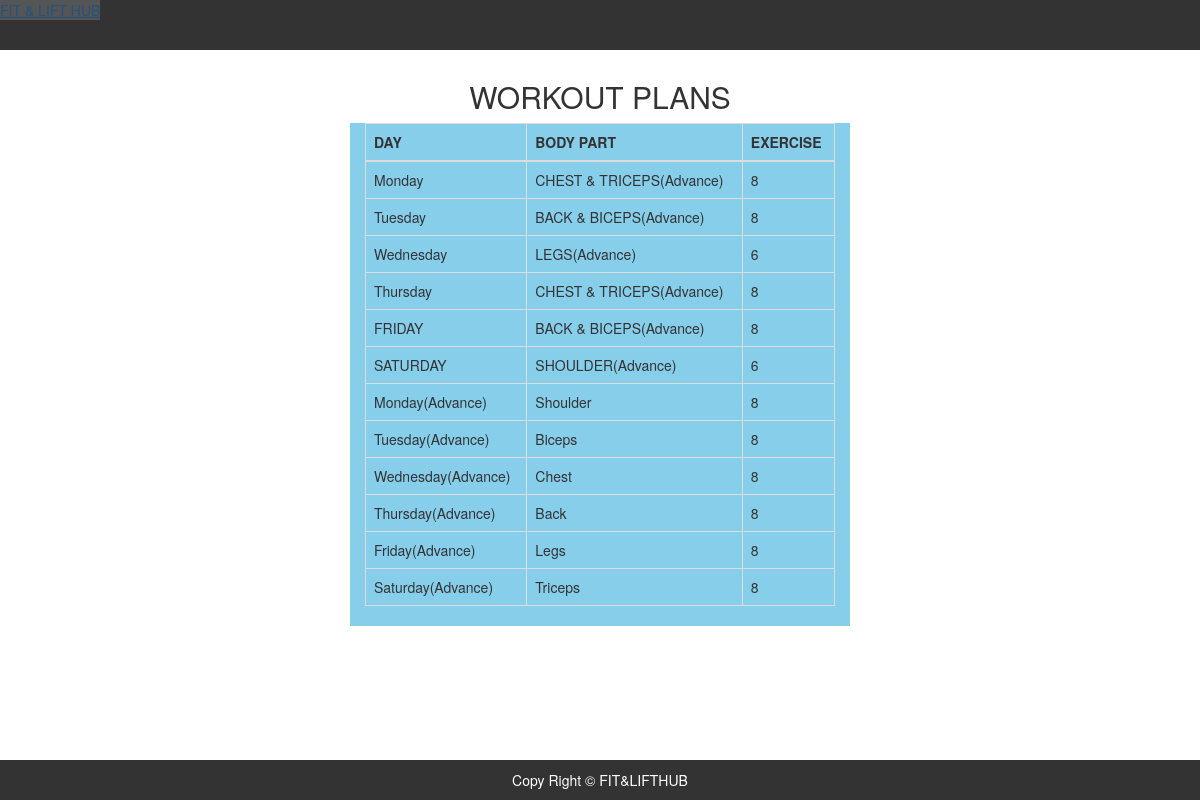
/display_workout.php, run on the app's committed database.
### tables this page shows
CREATE TABLE `workout_plan` (
  `WID` int(150) NOT NULL,
  `DAY` varchar(150) NOT NULL,
  `BODY_PART` varchar(150) NOT NULL,
  `EXERCISE` int(150) NOT NULL
);

### display_workout.php (the view, shortened to what this page needs)
<?php
include "database.php";
?>
<!DOCTYPE html>
<html>
<head>
  <link rel="stylesheet" href="https://maxcdn.bootstrapcdn.com/bootstrap/3.4.1/css/bootstrap.min.css">
</head>
<body>
  <nav>
        <a class="title" href="#">FIT & LIFT HUB</a>
    </nav>
  <h2>WORKOUT PLANS</h2>
  <div class="container my-5">
    <table class="table table-bordered">
      <thead>
        <tr>
          <th>DAY</th>
          <th>BODY PART</th>
          <th>EXERCISE</th>
        </tr>
      </thead>
      <tbody>
        <?php
        $sql = "SELECT * FROM workout_plan";
        $result = $db->query($sql);
        if($result->num_rows > 0){
          while($row = $result->fetch_assoc()){
            echo "<tr>";
            echo "<td>".$row["DAY"]."</td>";
            echo "<td>".$row["BODY_PART"]."</td>";
            echo "<td>".$row["EXERCISE"]."</td>";
            echo "</tr>";
          }
        }else{
          echo "<tr><td colspan='3'>No workout plan available</td></tr>";
        }
        ?>
      </tbody>
    </table>
  </div>
  <div class="footer">
    <footer><p>Copy Right &copy; FIT&LIFTHUB </p></footer>
  </div>
</body>
</html>

### display_workout.php (style rules this page uses)
.container { background-color: skyblue; max-width: 500px; margin: 0 auto; }
h2 { text-align: center; margin-top: 30px; }
.footer { position: fixed; bottom: 0; width: 100%; text-align: center; background-color: #333; color: #fff; padding: 10px 0; }
.footer p { margin: 0; }
nav { background-color: #333; height: 50px; }
nav a { color: white; text-decoration: none; display: inline-block; }

### data on the page
workout_plan: DAY "Monday", BODY_PART "CHEST & TRICEPS(Advance)", EXERCISE "8"
workout_plan: DAY "Tuesday", BODY_PART "BACK & BICEPS(Advance)", EXERCISE "8"
workout_plan: DAY "Wednesday", BODY_PART "LEGS(Advance)", EXERCISE "6"
workout_plan: DAY "Thursday", BODY_PART "CHEST & TRICEPS(Advance)", EXERCISE "8"
workout_plan: DAY "FRIDAY", BODY_PART "BACK & BICEPS(Advance)", EXERCISE "8"
workout_plan: DAY "SATURDAY", BODY_PART "SHOULDER(Advance)", EXERCISE "6"
workout_plan: DAY "Monday(Advance)", BODY_PART "Shoulder", EXERCISE "8"
workout_plan: DAY "Tuesday(Advance)", BODY_PART "Biceps", EXERCISE "8"
workout_plan: DAY "Wednesday(Advance)", BODY_PART "Chest", EXERCISE "8"
workout_plan: DAY "Thursday(Advance)", BODY_PART "Back", EXERCISE "8"
workout_plan: DAY "Friday(Advance)", BODY_PART "Legs", EXERCISE "8"
workout_plan: DAY "Saturday(Advance)", BODY_PART "Triceps", EXERCISE "8"
